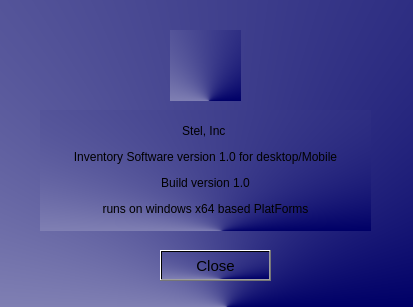
<?xml version="1.0" encoding="UTF-8"?>
<ui version="4.0">
 <class>Aboutus</class>
 <widget class="QDialog" name="Aboutus">
  <property name="geometry">
   <rect>
    <x>0</x>
    <y>0</y>
    <width>413</width>
    <height>307</height>
   </rect>
  </property>
  <property name="windowTitle">
   <string>About us</string>
  </property>
  <property name="windowIcon">
   <iconset resource="image/srcc.qrc">
    <normaloff>:/img/logo1.jpg</normaloff>:/img/logo1.jpg</iconset>
  </property>
  <property name="styleSheet">
   <string notr="true">
background-color: qconicalgradient(cx:0.548913, cy:1, angle:0, stop:0 rgba(0, 0, 103, 255), stop:1 rgba(255, 255, 255, 255));</string>
  </property>
  <widget class="QPushButton" name="pushButton">
   <property name="geometry">
    <rect>
     <x>160</x>
     <y>250</y>
     <width>111</width>
     <height>31</height>
    </rect>
   </property>
   <property name="font">
    <font>
     <pointsize>11</pointsize>
    </font>
   </property>
   <property name="styleSheet">
    <string notr="true">QPushButton#pushButton {
    background-color : green
	border-sttyle: outset
	border-width: 2px
	border-rdaius:10px

}</string>
   </property>
   <property name="text">
    <string>Close</string>
   </property>
  </widget>
  <widget class="QLabel" name="label">
   <property name="geometry">
    <rect>
     <x>170</x>
     <y>30</y>
     <width>71</width>
     <height>71</height>
    </rect>
   </property>
   <property name="styleSheet">
    <string notr="true">image: url(:/img/logo1.jpg);</string>
   </property>
   <property name="text">
    <string/>
   </property>
  </widget>
  <widget class="QLabel" name="label_2">
   <property name="geometry">
    <rect>
     <x>40</x>
     <y>110</y>
     <width>331</width>
     <height>121</height>
    </rect>
   </property>
   <property name="text">
    <string>&lt;html&gt;&lt;head/&gt;&lt;body&gt;&lt;p align=&quot;center&quot;&gt;Stel, Inc &lt;/p&gt;&lt;p align=&quot;center&quot;&gt;Inventory Software version 1.0 for desktop/Mobile&lt;/p&gt;&lt;p align=&quot;center&quot;&gt; Build version 1.0&lt;/p&gt;&lt;p align=&quot;center&quot;&gt;runs on windows x64 based PlatForms&lt;/p&gt;&lt;/body&gt;&lt;/html&gt;</string>
   </property>
  </widget>
 </widget>
 <resources>
  <include location="image/srcc.qrc"/>
 </resources>
 <connections/>
</ui>
